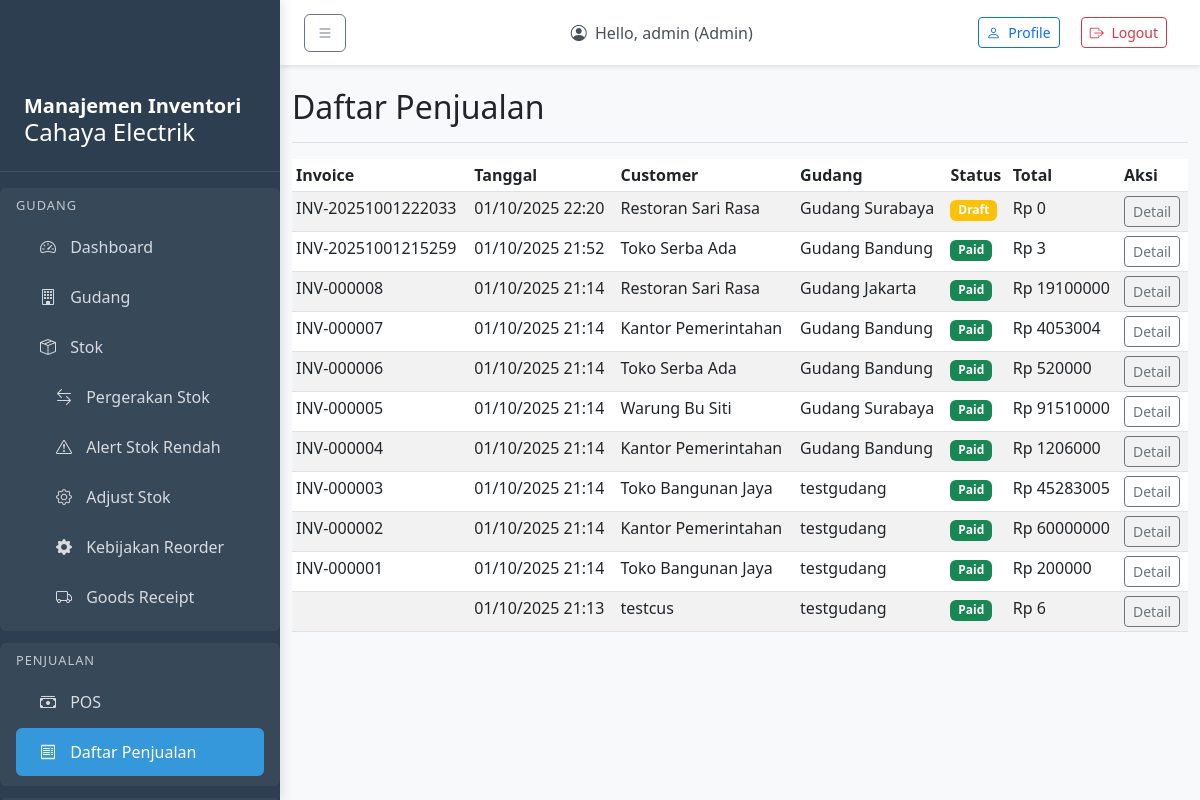
/sales/ (signed in), run on an earlier commit of the app's database.
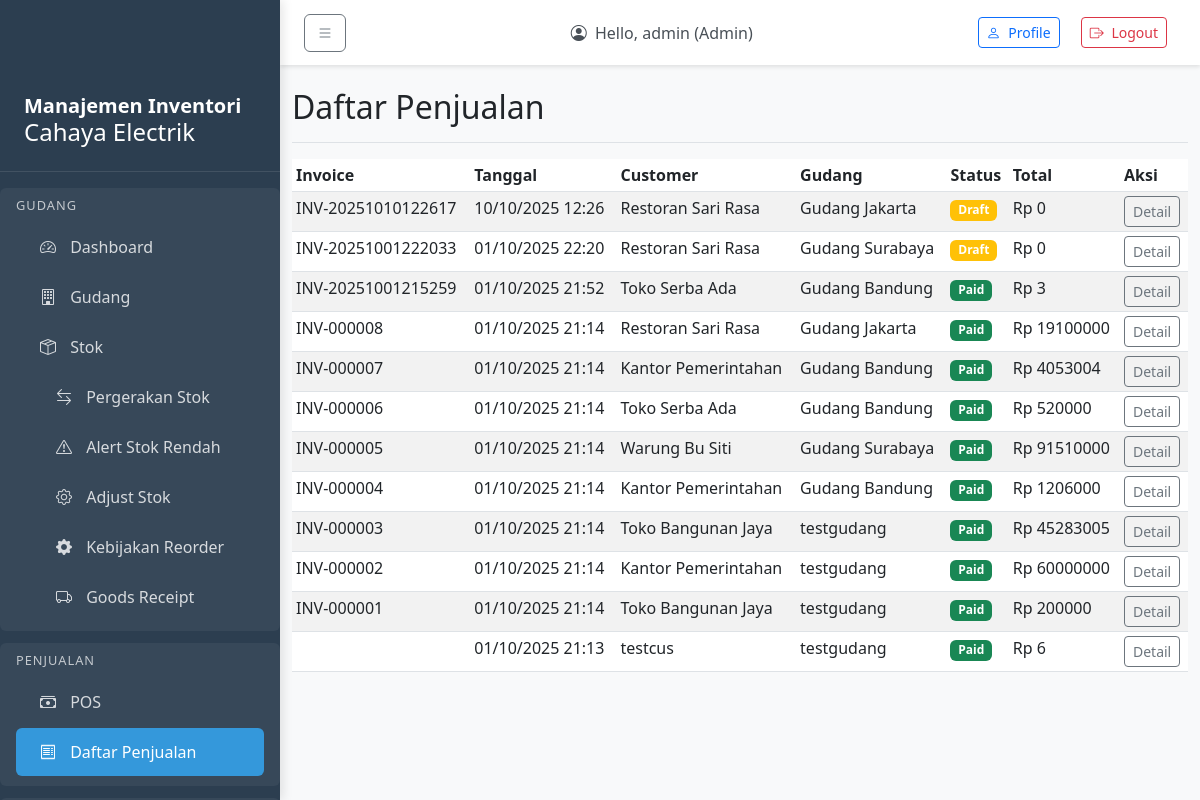
And on a later commit of the database.
### accounts/models.py (models this page shows, shortened)
class User(AbstractUser):
    ROLE_CHOICES = [
        ('admin', 'Admin'),
        ('manager', 'Manager'),
        ('warehouse', 'Warehouse'),
        ('cashier', 'Cashier'),
        ('analyst', 'Analyst'),
    ]
    role = models.CharField(max_length=20, choices=ROLE_CHOICES, default='cashier')
    created_at = models.DateTimeField(auto_now_add=True)
    updated_at = models.DateTimeField(auto_now=True)
    groups = models.ManyToManyField(
        'auth.Group',
        related_name='custom_user_set',
        blank=True,
    )
    user_permissions = models.ManyToManyField(
        'auth.Permission',
        related_name='custom_user_set',
        blank=True,
    )

### sales/models.py (models this page shows, shortened)
class Sale(models.Model):
    STATUS_CHOICES = [
        ('DRAFT', 'Draft'),
        ('PAID', 'Paid'),
        ('CANCELLED', 'Cancelled'),
    ]
    invoice_number = models.CharField(max_length=40, unique=True)
    customer = models.ForeignKey(Customer, on_delete=models.CASCADE, null=True, blank=True)
    warehouse = models.ForeignKey(Warehouse, on_delete=models.CASCADE)
    status = models.CharField(max_length=20, choices=STATUS_CHOICES, default='DRAFT')
    total_amount = models.DecimalField(max_digits=14, decimal_places=2, default=0)
    sold_at = models.DateTimeField(auto_now_add=True)
    class Meta:
        db_table = 'sale'
        indexes = [
            models.Index(fields=['sold_at', 'status']),
        ]

### master/models.py (models this page shows, shortened)
class Customer(models.Model):
    name = models.CharField(max_length=150)
    phone = models.CharField(max_length=30, blank=True)
    email = models.CharField(max_length=100, blank=True)
    address = models.CharField(max_length=255, blank=True)
    is_active = models.BooleanField(default=True)
    created_at = models.DateTimeField(auto_now_add=True)
    class Meta:
        db_table = 'customer'

### inventory/models.py (models this page shows, shortened)
class Warehouse(models.Model):
    code = models.CharField(max_length=20, unique=True)
    name = models.CharField(max_length=100)
    address = models.CharField(max_length=255, blank=True)
    created_at = models.DateTimeField(auto_now_add=True)
    class Meta:
        db_table = 'warehouse'

### sales/views.py (the view)
# urls.py: path('', views.sale_list, name='sale_list'),
@login_required
def sale_list(request):
    if request.user.role not in ['cashier', 'manager', 'admin']:
        raise PermissionDenied("Anda tidak memiliki akses ke fitur ini.")
    sales = Sale.objects.all().order_by('-sold_at')
    return render(request, 'sales/sale_list.html', {'sales': sales})

### templates/sales/sale_list.html (shortened to what this page needs)
{% extends 'base.html' %}
{% block content %}
<div class="d-flex justify-content-between flex-wrap flex-md-nowrap align-items-center pt-3 pb-2 mb-3 border-bottom">
    <h1 class="h2">Daftar Penjualan</h1>
</div>
<div class="table-responsive">
    <table class="table table-striped table-sm">
        <thead>
            <tr>
                <th>Invoice</th>
                <th>Tanggal</th>
                <th>Customer</th>
                <th>Gudang</th>
                <th>Status</th>
                <th>Total</th>
                <th>Aksi</th>
            </tr>
        </thead>
        <tbody>
            {% for sale in sales %}
            <tr>
                <td>{{ sale.invoice_number }}</td>
                <td>{{ sale.sold_at|date:"d/m/Y H:i" }}</td>
                <td>{{ sale.customer.name|default:"-" }}</td>
                <td>{{ sale.warehouse.name }}</td>
                <td>
                    {% if sale.status == 'DRAFT' %}
                        <span class="badge bg-warning">{{ sale.get_status_display }}</span>
                    {% elif sale.status == 'PAID' %}
                        <span class="badge bg-success">{{ sale.get_status_display }}</span>
                    {% elif sale.status == 'CANCELLED' %}
                        <span class="badge bg-danger">{{ sale.get_status_display }}</span>
                    {% endif %}
                </td>
                <td>Rp {{ sale.total_amount|floatformat:0 }}</td>
                <td>
                    <a href="{% url 'sales:sale_detail' sale.pk %}" class="btn btn-sm btn-outline-secondary">Detail</a>
                </td>
            </tr>
            {% empty %}
            <tr>
                <td colspan="7">Tidak ada penjualan</td>
            </tr>
            {% endfor %}
        </tbody>
    </table>
</div>
{% endblock %}

### templates/base.html (shortened to what this page needs)
<!DOCTYPE html>
<html lang="en">
<head>
    <link href="https://cdn.jsdelivr.net/npm/bootstrap@5.3.0-alpha1/dist/css/bootstrap.min.css" rel="stylesheet">
    <link rel="stylesheet" href="https://cdn.jsdelivr.net/npm/bootstrap-icons@1.10.0/font/bootstrap-icons.css">
</head>
<body>
    <div class="sidebar" id="sidebar">
        <div class="sidebar-header">
            <h5></i>Manajemen Inventori</h5>
            <h4></i>Cahaya Electrik</h4>
        </div>
        {% if user.is_authenticated %}
        {% if user.role == 'warehouse' or user.role == 'manager' or user.role == 'admin' %}
            <div class="menu-section">
                <div class="menu-section-title">Gudang</div>
                <a href="{% url 'summary:dashboard' %}" class="nav-link {% if request.resolver_match.url_name == 'dashboard' %}active{% endif %}">
                    <i class="bi bi-speedometer2"></i> Dashboard
                </a>
                <a href="{% url 'inventory:warehouse_list' %}" class="nav-link {% if 'warehouse' in request.resolver_match.url_name %}active{% endif %}">
                    <i class="bi bi-building"></i> Gudang
                </a>
                <a href="{% url 'inventory:stock_list' %}" class="nav-link {% if 'stock' in request.resolver_match.url_name %}active{% endif %}">
                    <i class="bi bi-box-seam"></i> Stok
                </a>
                <a href="{% url 'inventory:stock_movement_list' %}" class="nav-link section-item {% if 'stock_movement' in request.resolver_match.url_name %}active{% endif %}">
                    <i class="bi bi-arrow-left-right"></i> Pergerakan Stok
                </a>
                <a href="{% url 'inventory:low_stock_alerts' %}" class="nav-link section-item {% if 'low_stock' in request.resolver_match.url_name %}active{% endif %}">
                    <i class="bi bi-exclamation-triangle"></i> Alert Stok Rendah
                </a>
                <a href="{% url 'inventory:stock_adjustment' %}" class="nav-link section-item {% if 'stock_adjustment' in request.resolver_match.url_name %}active{% endif %}">
                    <i class="bi bi-gear"></i> Adjust Stok
                </a>
                <a href="{% url 'inventory:reorder_policy_list' %}" class="nav-link section-item {% if 'reorder_policy' in request.resolver_match.url_name %}active{% endif %}">
                    <i class="bi bi-gear-fill"></i> Kebijakan Reorder
                </a>
                <a href="{% url 'purchases:goods_receipt_list' %}" class="nav-link section-item {% if 'goods_receipt' in request.resolver_match.url_name %}active{% endif %}">
                    <i class="bi bi-truck"></i> Goods Receipt
                </a>
            </div>
        {% endif %}
        {% if user.role == 'cashier' or user.role == 'manager' or user.role == 'admin' %}
            <div class="menu-section">
                <div class="menu-section-title">Penjualan</div>
                <a href="{% url 'sales:pos' %}" class="nav-link {% if 'pos' in request.resolver_match.url_name %}active{% endif %}">
                    <i class="bi bi-cash-stack"></i> POS
                </a>
                <a href="{% url 'sales:sale_list' %}" class="nav-link {% if 'sale' in request.resolver_match.url_name %}active{% endif %}">
                    <i class="bi bi-receipt"></i> Daftar Penjualan
                </a>
            </div>
        {% endif %}
        {% endif %}
    </div>
    <nav class="top-navbar">
        <div class="d-flex justify-content-between align-items-center">
            <button class="btn btn-outline-secondary me-3" id="sidebarToggle">
                <i class="bi bi-list"></i>
            </button>
            <div class="navbar-text text-dark me-3">
                <i class="bi bi-person-circle me-1"></i>
                Hello, {{ user.username }} ({{ user.get_role_display }})
            </div>
            <div>
                <a class="btn btn-outline-primary btn-sm me-2" href="{% url 'accounts:profile' %}">
                    <i class="bi bi-person me-1"></i> Profile
                </a>
                <a class="btn  btn-sm">
                    <form action="{% url 'accounts:logout' %}" method="post">
                        <button  class="btn btn-outline-danger btn-sm" type="submit">
                            <i class="bi bi-box-arrow-right me-1"></i> Logout
                        </button>
                    </form>
                </a>
            </div>
        </div>
    </nav>
    <div class="main-content">
        <div class="container-fluid mt-5 pt-4">
            <div class="row">
                <div class="col-12">
                    {% block content %}
                    {% endblock %}
                </div>
            </div>
        </div>
    </div>
</body>
</html>

### templates/base.html (style rules this page uses)
body { overflow-x: hidden; background-color: #f8f9fa; }
.sidebar { width: 280px; min-width: 280px; position: fixed; top: 0; left: 0; height: 100vh; z-index: 100; padding-top: 70px; background-color: #2c3e50; color: white; transition: all 0.3s; box-shadow: 3px 0 10px rgba(0,0,0,0.1); overflow-y: auto; }
.sidebar .nav-link { color: rgba(255, 255, 255, 0.8); padding: 0.75rem 1.5rem; margin: 0.125rem 0; border-radius: 0.375rem; transition: all 0.2s; }
.sidebar .nav-link.active { color: white; background-color: #3498db; }
.sidebar .nav-link i { margin-right: 10px; width: 20px; text-align: center; }
.main-content { margin-left: 280px; padding: 0; }
.top-navbar { position: fixed; top: 0; left: 280px; right: 0; z-index: 90; background-color: white; padding: 0.75rem 1.5rem; box-shadow: 0 2px 4px rgba(0,0,0,0.1); }
.top-navbar .navbar-text { color: #495057 !important; }
.sidebar-header { padding: 1.5rem 1.5rem 1rem; border-bottom: 1px solid rgba(255,255,255,0.1); margin-bottom: 1rem; }
.sidebar-header h5 { margin: 0; font-weight: 600; }
.menu-section { padding: 0.5rem 1rem; margin: 0.75rem 0; border-radius: 0.375rem; background-color: rgba(255,255,255,0.05); }
.menu-section-title { font-size: 0.8rem; text-transform: uppercase; letter-spacing: 1px; margin-bottom: 0.5rem; color: rgba(255,255,255,0.7); }
.section-item { padding-left: 2.5rem !important; }

What changed in the data, as far as the page shows it:
added Sale: invoice_number "INV-20251010122617", sold_at "10/10/2025 12:26", customer.name "Restoran Sari Rasa", warehouse.name "Gudang Jakarta", status "Draft", total_amount "0"
